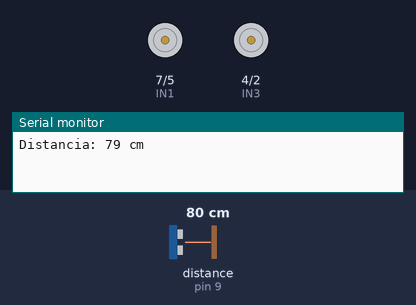
Bench run of a sketch on a simulated Arduino Uno, built with avr-gcc and run on an emulated ATmega328P. On the bench: motor-driver pin pairs drawn as motors (green arrow = first pin HIGH = forward, orange = second pin HIGH = backward, longer = more drive, scaled by the enable pin), the last lines printed to the serial monitor. Wiring (inferred from the names in the program): ultrasonic range finder: trigger pin 8; echo pin 9. The inputs (shaded band) are chosen by the test bench; at power-on: distance to the obstacle (sensor on pin 9) 80 cm. The echo pulse lasts 58.3 µs per cm.

Above: at 0.01 s.
At 1.2 s:
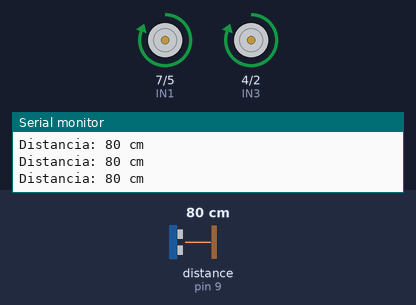
1.3 s: distance to the obstacle (sensor on pin 9) set to 30 cm
4.3 s: distance to the obstacle (sensor on pin 9) set to 26 cm
At 5.6 s:
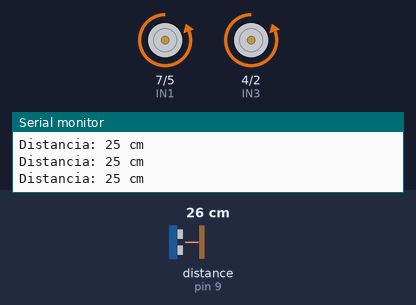
Timing chart, 0 to 7.3 s (numbered marks = the images above; inputs shaded):
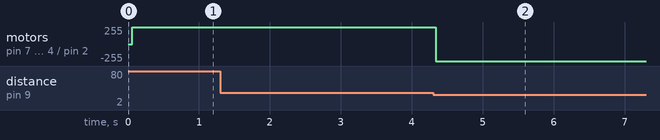

Measured:
- the behaviour switches between 28 and 27 cm on distance to the obstacle (sensor on pin 9) (found by bisection; images 1 and 2)
- after the input at 4.3 s, motor on pin 7 (IN1) / pin 5 (IN2), motor on pin 4 (IN3) / pin 2 (IN4): forward 255/255 → backward 255/255 at once

The sketch:

robo-autonomo-arduino.ino
```cpp
#include <Arduino.h>

// ====== SENSOR ===================================
#define TRIG_PIN 8
#define ECHO_PIN 9

// ====== MOTORES (L298N) ===========================
// Motor A
#define ENA 6
#define IN1 7
#define IN2 5

// Motor B
#define ENB 3
#define IN3 4
#define IN4 2

// ====== VARIÁVEIS =================================
long duracao;
int distancia;

const int limiteDistancia = 26; // distância mínima antes de ativar o recuo

bool eventoDisparado = false; // trava de recuo permanente

// ====== PROTÓTIPOS =================================
void frente();
void tras();
void parar();
int medirDistancia();

// ===================================================
void setup() {

  pinMode(TRIG_PIN, OUTPUT);
  pinMode(ECHO_PIN, INPUT);

  pinMode(ENA, OUTPUT);
  pinMode(IN1, OUTPUT);
  pinMode(IN2, OUTPUT);

  pinMode(ENB, OUTPUT);
  pinMode(IN3, OUTPUT);
  pinMode(IN4, OUTPUT);

  Serial.begin(9600);

  // Leitura inicial descartada para evitar leitura "0"
  medirDistancia();
  delay(50);
}

// ===================================================
void loop() {

  distancia = medirDistancia();

  // Ignora leituras inválidas (sensor às vezes dá 0 ao iniciar)
  if (distancia == 0) {
    return;
  }

  // Se já recuou uma vez → recua para sempre
  if (eventoDisparado) {
    tras();
    return;
  }

  // Se está longe → segue pra frente
  if (distancia > limiteDistancia) {
    frente();
  }
  // Se chegou perto → ativa recuo permanente
  else {
    eventoDisparado = true;
    tras();
  }
}

// =============================================
// FUNÇÃO DO SENSOR
// =============================================
int medirDistancia() {

  digitalWrite(TRIG_PIN, LOW);
  delayMicroseconds(2);

  digitalWrite(TRIG_PIN, HIGH);
  delayMicroseconds(10);

  digitalWrite(TRIG_PIN, LOW);

  duracao = pulseIn(ECHO_PIN, HIGH, 20000); // timeout 20ms evita travamento

  if (duracao == 0) return 0;

  distancia = duracao * 0.0343 / 2;

  Serial.print("Distancia: ");
  Serial.print(distancia);
  Serial.println(" cm");

  return distancia;
}

// =============================================
// MOVIMENTOS
// =============================================
void frente() {
  analogWrite(ENA, 255);
  analogWrite(ENB, 255);

  digitalWrite(IN1, HIGH);
  digitalWrite(IN2, LOW);

  digitalWrite(IN3, HIGH);
  digitalWrite(IN4, LOW);
}

void tras() {
  analogWrite(ENA, 255);
  analogWrite(ENB, 255);

  digitalWrite(IN1, LOW);
  digitalWrite(IN2, HIGH);

  digitalWrite(IN3, LOW);
  digitalWrite(IN4, HIGH);
}

void parar() {
  analogWrite(ENA, 0);
  analogWrite(ENB, 0);

  digitalWrite(IN1, LOW);
  digitalWrite(IN2, LOW);
  digitalWrite(IN3, LOW);
  digitalWrite(IN4, LOW);
}
```
